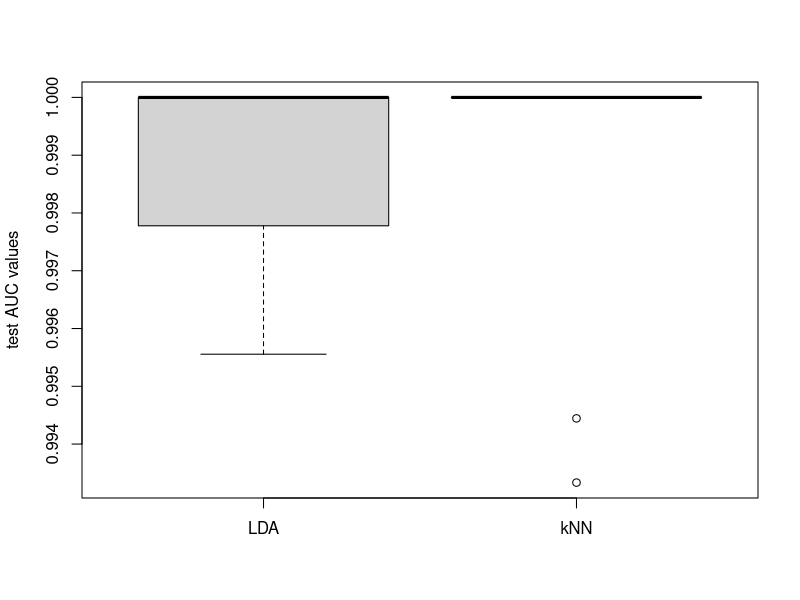

Write R code to recreate this figure.
###### Question 3 #####

######
#(1)
#libraries
library(caret)
library(class)
library(pROC)
library(MASS)

#####
#read data
patients= read.table(file = "newthyroid.txt", header=TRUE, sep=",", stringsAsFactors = TRUE)
summary(patients$class)

#data cleaning 
sum(is.na(patients)) #check missing value

######
#split the data into training and testing set 
set.seed(983)
trainIndex = createDataPartition(patients$class, times=10, p = 0.7, list = FALSE) #repeat random split 10 times

# for resample 1 
train.feature1=patients[trainIndex[1:130, 1],-1] # training features
train.label1=patients$class[trainIndex[1:130, 1]] # training labels
test.feature1=patients[-trainIndex[1:130, 1],-1] # test features
test.label1=patients$class[-trainIndex[1:130, 1]] #test labels

# for resample 2 
train.feature2=patients[trainIndex[1:130, 2],-1];train.label2=patients$class[trainIndex[1:130, 2]] 
test.feature2=patients[-trainIndex[1:130, 2],-1];test.label2=patients$class[-trainIndex[1:130, 2]] 

# for resample 3
train.feature3=patients[trainIndex[1:130, 3],-1];train.label3=patients$class[trainIndex[1:130, 3]] 
test.feature3=patients[-trainIndex[1:130, 3],-1];test.label3=patients$class[-trainIndex[1:130, 3]] 

# for resample 4 
train.feature4=patients[trainIndex[1:130, 4],-1];train.label4=patients$class[trainIndex[1:130, 4]] 
test.feature4=patients[-trainIndex[1:130, 4],-1];test.label4=patients$class[-trainIndex[1:130, 4]] 

# for resample 5 
train.feature5=patients[trainIndex[1:130, 5],-1];train.label5=patients$class[trainIndex[1:130, 5]] 
test.feature5=patients[-trainIndex[1:130, 5],-1];test.label5=patients$class[-trainIndex[1:130, 5]] 

# for resample 6 
train.feature6=patients[trainIndex[1:130, 6],-1];train.label6=patients$class[trainIndex[1:130, 6]] 
test.feature6=patients[-trainIndex[1:130, 6],-1];test.label6=patients$class[-trainIndex[1:130, 6]]

# for resample 7 
train.feature7=patients[trainIndex[1:130, 7],-1];train.label7=patients$class[trainIndex[1:130, 7]] 
test.feature7=patients[-trainIndex[1:130, 7],-1];test.label7=patients$class[-trainIndex[1:130, 7]]

# for resample 8 
train.feature8=patients[trainIndex[1:130, 8],-1];train.label8=patients$class[trainIndex[1:130, 8]] 
test.feature8=patients[-trainIndex[1:130, 8],-1];test.label8=patients$class[-trainIndex[1:130, 8]]

# for resample 9 
train.feature9=patients[trainIndex[1:130, 9],-1];train.label9=patients$class[trainIndex[1:130, 9]] 
test.feature9=patients[-trainIndex[1:130, 9],-1];test.label9=patients$class[-trainIndex[1:130, 9]]

# for resample 10 
train.feature10=patients[trainIndex[1:130, 10],-1];train.label10=patients$class[trainIndex[1:130, 10]] 
test.feature10=patients[-trainIndex[1:130, 10],-1];test.label10=patients$class[-trainIndex[1:130, 10]]

########################### kNN ##############################################
# set up train control
fitControl = trainControl( #5-fold Cross-validation
  method = "repeatedcv",
  number = 5, 
  repeats = 5,
  summaryFunction = twoClassSummary, 
  classProbs = TRUE)

kNNGrid=expand.grid(k=c(3, 5, 7, 9, 11, 13, 15)) #tuning grid

#####
#training process

#for resample 1
set.seed(5)
knnFit1=train(train.feature1,train.label1, method = "knn",
             trControl = fitControl,
             tuneGrid=kNNGrid,
             metric = "ROC",
             preProcess = c("center","scale"),
             tuneLength=10)
knnFit1

#for resample 2
set.seed(5)
knnFit2=train(train.feature2,train.label2, method = "knn",
             trControl = fitControl,
             tuneGrid=kNNGrid,
             metric = "ROC",
             preProcess = c("center","scale"),
             tuneLength=10)

#for resample 3
set.seed(5)
knnFit3=train(train.feature3,train.label3, method = "knn",
             trControl = fitControl,
             tuneGrid=kNNGrid,
             metric = "ROC",
             preProcess = c("center","scale"),
             tuneLength=10)

#for resample 4
set.seed(5)
knnFit4=train(train.feature4,train.label4, method = "knn",
             trControl = fitControl,
             tuneGrid=kNNGrid,
             metric = "ROC",
             preProcess = c("center","scale"),
             tuneLength=10)

#for resample 5
set.seed(5)
knnFit5=train(train.feature5,train.label5, method = "knn",
             trControl = fitControl,
             tuneGrid=kNNGrid,
             metric = "ROC",
             preProcess = c("center","scale"),
             tuneLength=10)

#for resample 6
set.seed(5)
knnFit6=train(train.feature6,train.label6, method = "knn",
              trControl = fitControl,
              tuneGrid=kNNGrid,
              metric = "ROC",
              preProcess = c("center","scale"),
              tuneLength=10)

#for resample 7
set.seed(5)
knnFit7=train(train.feature7,train.label7, method = "knn",
              trControl = fitControl,
              tuneGrid=kNNGrid,
              metric = "ROC",
              preProcess = c("center","scale"),
              tuneLength=10)

#for resample 8
set.seed(5)
knnFit8=train(train.feature8,train.label8, method = "knn",
              trControl = fitControl,
              tuneGrid=kNNGrid,
              metric = "ROC",
              preProcess = c("center","scale"),
              tuneLength=10)

#for resample 9
set.seed(5)
knnFit9=train(train.feature9,train.label9, method = "knn",
              trControl = fitControl,
              tuneGrid=kNNGrid,
              metric = "ROC",
              preProcess = c("center","scale"),
              tuneLength=10)

#for resample 10
set.seed(5)
knnFit10=train(train.feature10,train.label10, method = "knn",
              trControl = fitControl,
              tuneGrid=kNNGrid,
              metric = "ROC",
              preProcess = c("center","scale"),
              tuneLength=10)


######
# get prediction and ROC

#for resample 1
knn.pred1 = predict(knnFit1,test.feature1)
confusionMatrix(knn.pred1,test.label1) 
knn.probs1 = predict(knnFit1,test.feature1,type="prob")
knn.ROC1 = roc(predictor=knn.probs1$h,
              response=test.label1)
knn.ROC1 = as.numeric(knn.ROC1$auc)

#for resample 2
knn.probs2 = predict(knnFit2,test.feature2,type="prob")
knn.ROC2 = roc(predictor=knn.probs2$h,
               response=test.label2)
knn.ROC2 = as.numeric(knn.ROC2$auc)

#for resample 3
knn.probs3 = predict(knnFit3,test.feature3,type="prob")
knn.ROC3 = roc(predictor=knn.probs3$h,
               response=test.label3)
knn.ROC3 = as.numeric(knn.ROC3$auc)

#for resample 4
knn.probs4 = predict(knnFit4,test.feature4,type="prob")
knn.ROC4 = roc(predictor=knn.probs4$h,
               response=test.label4)
knn.ROC4 = as.numeric(knn.ROC4$auc)

#for resample 5
knn.probs5 = predict(knnFit5,test.feature5,type="prob")
knn.ROC5 = roc(predictor=knn.probs5$h,
               response=test.label5)
knn.ROC5 = as.numeric(knn.ROC5$auc)

#for resample 6
knn.probs6 = predict(knnFit6,test.feature6,type="prob")
knn.ROC6 = roc(predictor=knn.probs6$h,
               response=test.label6)
knn.ROC6 = as.numeric(knn.ROC6$auc)

#for resample 7
knn.probs7 = predict(knnFit7,test.feature7,type="prob")
knn.ROC7 = roc(predictor=knn.probs7$h,
               response=test.label7)
knn.ROC7 =as.numeric(knn.ROC7$auc)

#for resample 8
knn.probs8 = predict(knnFit8,test.feature8,type="prob")
knn.ROC8 = roc(predictor=knn.probs8$h,
               response=test.label8)
knn.ROC8 = as.numeric(knn.ROC8$auc)

#for resample 9
knn.probs9 = predict(knnFit9,test.feature9,type="prob")
knn.ROC9 = roc(predictor=knn.probs9$h,
               response=test.label9)
knn.ROC9 = as.numeric(knn.ROC9$auc)

#for resample 10
knn.probs10 = predict(knnFit10,test.feature10,type="prob")
knn.ROC10 = roc(predictor=knn.probs10$h,
               response=test.label10)
knn.ROC10 = as.numeric(knn.ROC10$auc)

#record the results in a vector
knn.ROC= c(knn.ROC1, knn.ROC2, knn.ROC3, knn.ROC4, knn.ROC5, knn.ROC6, knn.ROC7, 
           knn.ROC8, knn.ROC9, knn.ROC10)

###################### LDA ####################
# fit the LDA model
patient_lda1 = lda(train.feature1,train.label1)#fit the LDA model for resample 1
patient_lda1
patient_lda2 = lda(train.feature2,train.label2)
patient_lda3 = lda(train.feature3,train.label3)
patient_lda4 = lda(train.feature4,train.label4)
patient_lda5 = lda(train.feature5,train.label5)
patient_lda6 = lda(train.feature6,train.label6)
patient_lda7 = lda(train.feature7,train.label7)
patient_lda8 = lda(train.feature8,train.label8)
patient_lda9 = lda(train.feature9,train.label9)
patient_lda10 = lda(train.feature10,train.label10)

# get prediction and accuracy for test set for resample 1
pred1=predict(patient_lda1,test.feature1)
pred1
acc1 = mean(test.label1==pred1$class)
acc1

######
#AUC score for the 10 partitions of data
#resample 1
lda.pred1 = predict(patient_lda1,test.feature1)
confusionMatrix(lda.pred1$class,test.label1) 
lda.probs1 = predict(patient_lda1,test.feature1,type="prob")
lda.ROC1 = roc(predictor=lda.probs1$posterior[,2],
              response=test.label1)
lda.roc1 = as.numeric(lda.ROC1$auc)

#resample 2
lda.probs2 = predict(patient_lda2,test.feature2,type="prob")
lda.ROC2 = roc(predictor=lda.probs2$posterior[,2],
               response=test.label2)
lda.roc2 = as.numeric(lda.ROC2$auc)

#resample 3
lda.probs3 = predict(patient_lda3,test.feature3,type="prob")
lda.ROC3 = roc(predictor=lda.probs3$posterior[,2],
               response=test.label3)
lda.roc3 = as.numeric(lda.ROC3$auc)

#resample 4
lda.probs4 = predict(patient_lda4,test.feature4,type="prob")
lda.ROC4 = roc(predictor=lda.probs4$posterior[,2],
               response=test.label4)
lda.roc4 = as.numeric(lda.ROC4$auc)

#resample 5
lda.probs5 = predict(patient_lda5,test.feature5,type="prob")
lda.ROC5 = roc(predictor=lda.probs5$posterior[,2],
               response=test.label2)
lda.roc5 = as.numeric(lda.ROC5$auc)

#resample 6
lda.probs6 = predict(patient_lda6,test.feature6,type="prob")
lda.ROC6 = roc(predictor=lda.probs6$posterior[,2],
               response=test.label6)
lda.roc6 = as.numeric(lda.ROC6$auc)

#resample 7
lda.probs7 = predict(patient_lda7,test.feature7,type="prob")
lda.ROC7 = roc(predictor=lda.probs7$posterior[,2],
               response=test.label7)
lda.roc7 = as.numeric(lda.ROC7$auc)

#resample 8
lda.probs8 = predict(patient_lda8,test.feature8,type="prob")
lda.ROC8 = roc(predictor=lda.probs8$posterior[,2],
               response=test.label8)
lda.roc8 = as.numeric(lda.ROC8$auc)

#resample 9
lda.probs9 = predict(patient_lda9,test.feature9,type="prob")
lda.ROC9 = roc(predictor=lda.probs9$posterior[,2],
               response=test.label9)
lda.roc9 = as.numeric(lda.ROC9$auc)

#resample 10
lda.probs10 = predict(patient_lda10,test.feature10,type="prob")
lda.ROC10 = roc(predictor=lda.probs10$posterior[,2],
               response=test.label10)
lda.roc10 = as.numeric(lda.ROC10$auc)

#record the roc results in a vector
lda.roc = c(lda.roc1, lda.roc2, lda.roc3, lda.roc4, lda.roc5, lda.roc6, lda.roc7, lda.roc8, 
            lda.roc9, lda.roc10)


######
#(2)
#plot boxplots
boxplot(lda.roc, knn.ROC, ylab = "test AUC values", names=c("LDA", "kNN"))
 